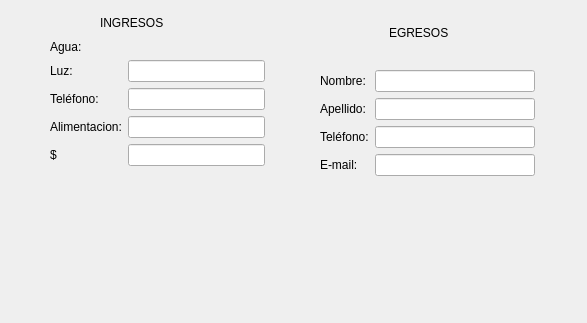
<?xml version="1.0" encoding="UTF-8"?>
<ui version="4.0">
 <class>Dialog</class>
 <widget class="QDialog" name="Dialog">
  <property name="geometry">
   <rect>
    <x>0</x>
    <y>0</y>
    <width>587</width>
    <height>323</height>
   </rect>
  </property>
  <property name="windowTitle">
   <string>Dialog</string>
  </property>
  <widget class="QLabel" name="label_6">
   <property name="geometry">
    <rect>
     <x>389</x>
     <y>20</y>
     <width>71</width>
     <height>25</height>
    </rect>
   </property>
   <property name="text">
    <string>EGRESOS</string>
   </property>
  </widget>
  <widget class="QWidget" name="layoutWidget_2">
   <property name="geometry">
    <rect>
     <x>320</x>
     <y>70</y>
     <width>215</width>
     <height>120</height>
    </rect>
   </property>
   <layout class="QFormLayout" name="formLayout_2">
    <item row="0" column="0">
     <widget class="QLabel" name="label_7">
      <property name="text">
       <string>Nombre:</string>
      </property>
     </widget>
    </item>
    <item row="0" column="1">
     <widget class="QLineEdit" name="inNombre_2"/>
    </item>
    <item row="1" column="0">
     <widget class="QLabel" name="label_8">
      <property name="text">
       <string>Apellido:</string>
      </property>
     </widget>
    </item>
    <item row="1" column="1">
     <widget class="QLineEdit" name="inApellido_2"/>
    </item>
    <item row="2" column="0">
     <widget class="QLabel" name="label_9">
      <property name="text">
       <string>Teléfono:</string>
      </property>
     </widget>
    </item>
    <item row="2" column="1">
     <widget class="QLineEdit" name="inTelefono_2"/>
    </item>
    <item row="3" column="0">
     <widget class="QLabel" name="label_10">
      <property name="text">
       <string>E-mail:</string>
      </property>
     </widget>
    </item>
    <item row="3" column="1">
     <widget class="QLineEdit" name="inEmail_2"/>
    </item>
   </layout>
  </widget>
  <widget class="QWidget" name="widget" native="true">
   <property name="geometry">
    <rect>
     <x>10</x>
     <y>10</y>
     <width>301</width>
     <height>291</height>
    </rect>
   </property>
   <widget class="QLabel" name="label_19">
    <property name="geometry">
     <rect>
      <x>90</x>
      <y>0</y>
      <width>71</width>
      <height>25</height>
     </rect>
    </property>
    <property name="text">
     <string>INGRESOS</string>
    </property>
   </widget>
   <widget class="QWidget" name="layoutWidget_3">
    <property name="geometry">
     <rect>
      <x>40</x>
      <y>30</y>
      <width>215</width>
      <height>261</height>
     </rect>
    </property>
    <layout class="QFormLayout" name="formLayout_6">
     <item row="0" column="0">
      <widget class="QLabel" name="label_24">
       <property name="text">
        <string>Agua:</string>
       </property>
      </widget>
     </item>
     <item row="1" column="0">
      <widget class="QLabel" name="label_25">
       <property name="text">
        <string>Luz:</string>
       </property>
      </widget>
     </item>
     <item row="1" column="1">
      <widget class="QLineEdit" name="inApellido_6"/>
     </item>
     <item row="2" column="0">
      <widget class="QLabel" name="label_26">
       <property name="text">
        <string>Teléfono:</string>
       </property>
      </widget>
     </item>
     <item row="2" column="1">
      <widget class="QLineEdit" name="inTelefono_6"/>
     </item>
     <item row="3" column="0">
      <widget class="QLabel" name="label_27">
       <property name="text">
        <string>Alimentacion:</string>
       </property>
      </widget>
     </item>
     <item row="3" column="1">
      <widget class="QLineEdit" name="inEmail_6"/>
     </item>
     <item row="4" column="0">
      <widget class="QLabel" name="Label">
       <property name="text">
        <string>$</string>
       </property>
      </widget>
     </item>
     <item row="4" column="1">
      <widget class="QLineEdit" name="LineEdit"/>
     </item>
    </layout>
   </widget>
  </widget>
 </widget>
 <resources/>
 <connections/>
</ui>
